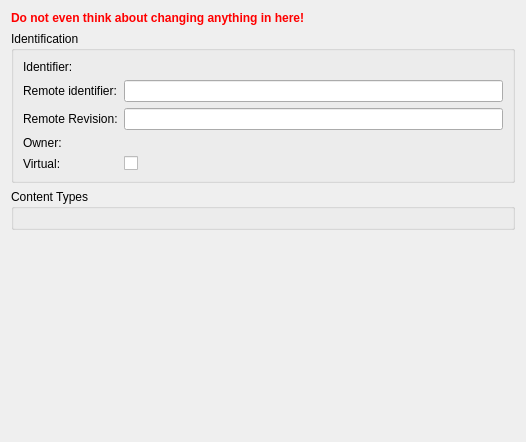
<?xml version="1.0" encoding="UTF-8"?>
<ui version="4.0">
 <class>CollectionInternalsPage</class>
 <widget class="QWidget" name="CollectionInternalsPage">
  <property name="geometry">
   <rect>
    <x>0</x>
    <y>0</y>
    <width>526</width>
    <height>442</height>
   </rect>
  </property>
  <layout class="QVBoxLayout">
   <item>
    <widget class="QLabel" name="label_7">
     <property name="styleSheet">
      <string>font-weight:600;
color:#ff0000;</string>
     </property>
     <property name="text">
      <string>Do not even think about changing anything in here!</string>
     </property>
    </widget>
   </item>
   <item>
    <widget class="QGroupBox" name="groupBox">
     <property name="title">
      <string>Identification</string>
     </property>
     <layout class="QGridLayout">
      <item row="0" column="0">
       <widget class="QLabel" name="label">
        <property name="text">
         <string>Identifier:</string>
        </property>
       </widget>
      </item>
      <item row="0" column="2">
       <widget class="QLabel" name="idLabel">
        <property name="text">
         <string/>
        </property>
       </widget>
      </item>
      <item row="1" column="0">
       <widget class="QLabel" name="label_2">
        <property name="text">
         <string>Remote identifier:</string>
        </property>
        <property name="buddy">
         <cstring>ridEdit</cstring>
        </property>
       </widget>
      </item>
      <item row="1" column="2">
       <widget class="KLineEdit" name="ridEdit"/>
      </item>
      <item row="3" column="0">
       <widget class="QLabel" name="label_3">
        <property name="text">
         <string>Owner:</string>
        </property>
       </widget>
      </item>
      <item row="3" column="2">
       <widget class="QLabel" name="resourceLabel">
        <property name="text">
         <string/>
        </property>
       </widget>
      </item>
      <item row="2" column="0">
       <widget class="QLabel" name="label_4">
        <property name="text">
         <string>Remote Revision:</string>
        </property>
        <property name="buddy">
         <cstring>rrevEdit</cstring>
        </property>
       </widget>
      </item>
      <item row="2" column="2">
       <widget class="KLineEdit" name="rrevEdit"/>
      </item>
      <item row="4" column="0">
        <widget class="QLabel" name="label_5">
          <property name="text">
            <string>Virtual:</string>
          </property>
          <property name="buddy">
            <cstring>virtCheck</cstring>
          </property>
        </widget>
      </item>
      <item row="4" column="2">
        <widget class="QCheckBox" name="virtCheck">
          <property name="checked">false</property>
        </widget>
      </item>
     </layout>
    </widget>
   </item>
   <item>
    <widget class="QGroupBox" name="groupBox_2">
     <property name="title">
      <string>Content Types</string>
     </property>
     <layout class="QVBoxLayout" name="verticalLayout">
      <item>
       <widget class="KEditListWidget" name="contentTypes">
        <property name="buttons">
         <set>KEditListWidget::Add|KEditListWidget::Remove</set>
        </property>
        <property name="title" stdset="0">
         <string>Content Types</string>
        </property>
       </widget>
      </item>
     </layout>
    </widget>
   </item>
   <item>
    <spacer>
     <property name="orientation">
      <enum>Qt::Vertical</enum>
     </property>
     <property name="sizeHint" stdset="0">
      <size>
       <width>20</width>
       <height>40</height>
      </size>
     </property>
    </spacer>
   </item>
  </layout>
 </widget>
 <customwidgets>
  <customwidget>
   <class>KEditListWidget</class>
   <extends>QWidget</extends>
   <header>keditlistwidget.h</header>
  </customwidget>
  <customwidget>
   <class>KLineEdit</class>
   <extends>QLineEdit</extends>
   <header>klineedit.h</header>
  </customwidget>
 </customwidgets>
 <resources/>
 <connections/>
</ui>
